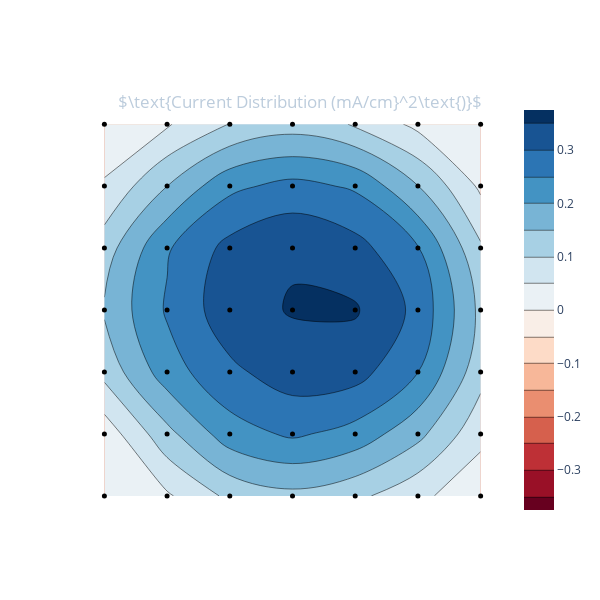

This figure's notebook cell:
### Markdown cell above
### Run following cell to add data to list of dictionaries

### Code cell
currents = data.readCurrents(centre5x5=False)
# apl.plotI(currents)
data.append(
    pressure = 5e-4,
    Vbias = 125,
    Ibias = 457,
    Varc = 70.3,
    Iarc = 5.10,
    Vpfs_tube = 42,
    Ibase = 126.6,
    currents = currents,
    note = 'Tube now floating. Bed current takes ages to equilibriate.'
)
data.plotI()

### Figure 1 — Plotly figure (JSON) as saved in the notebook; plotly's stock layout.template omitted (floating-point values rounded to 4 significant figures)
{"data": [{"colorscale": [[0, "rgb(103,0,31)"], [0.1, "rgb(178,24,43)"], [0.2, "rgb(214,96,77)"], [0.3, "rgb(244,165,130)"], [0.4, "rgb(253,219,199)"], [0.5, "rgb(247,247,247)"], [0.6, "rgb(209,229,240)"], [0.7, "rgb(146,197,222)"], [0.8, "rgb(67,147,195)"], [0.9, "rgb(33,102,172)"], [1, "rgb(5,48,97)"]], "ncontours": 21, "type": "contour", "z": [[0.007133, 0.04291, 0.1118, 0.1367, 0.1132, 0.06215, 0.01596], [0.01929, 0.1349, 0.2274, 0.2582, 0.2312, 0.1646, 0.06377], [0.1161, 0.2268, 0.2894, 0.3257, 0.3202, 0.2507, 0.1193], [0.1562, 0.256, 0.3303, 0.3535, 0.355, 0.2865, 0.1377], [0.1261, 0.2445, 0.3158, 0.3446, 0.3184, 0.2531, 0.107], [0.05625, 0.1498, 0.2379, 0.2657, 0.2427, 0.151, 0.04049], [0.01026, 0.04551, 0.1016, 0.1275, 0.09637, 0.03592, 0.005799]], "zmax": 0.355, "zmid": 0, "zmin": -0.355}, {"marker": {"color": "rgb(0, 0, 0)", "size": 5}, "mode": "markers", "type": "scatter", "x": [0, 1, 2, 3, 4, 5, 6, 0, 1, 2, 3, 4, 5, 6, 0, 1, 2, 3, 4, 5, 6, 0, 1, 2, 3, 4, 5, 6, 0, 1, 2, 3, 4, 5, 6, 0, 1, 2, 3, 4, 5, 6, 0, 1, 2, 3, 4, 5, 6], "y": [0, 0, 0, 0, 0, 0, 0, 1, 1, 1, 1, 1, 1, 1, 2, 2, 2, 2, 2, 2, 2, 3, 3, 3, 3, 3, 3, 3, 4, 4, 4, 4, 4, 4, 4, 5, 5, 5, 5, 5, 5, 5, 6, 6, 6, 6, 6, 6, 6]}], "layout": {"height": 600, "paper_bgcolor": "rgba(0,0,0,0)", "plot_bgcolor": "rgba(0,0,0,0)", "title": {"font": {"color": "#BCCCDC"}, "text": "$\\text{Current Distribution (mA/cm}^2\\text{)}$", "x": 0.5, "xanchor": "center", "y": 0.84, "yanchor": "top"}, "width": 600, "xaxis": {"showgrid": false, "showticklabels": false, "tickmode": "linear"}, "yaxis": {"showgrid": false, "showticklabels": false}}}
